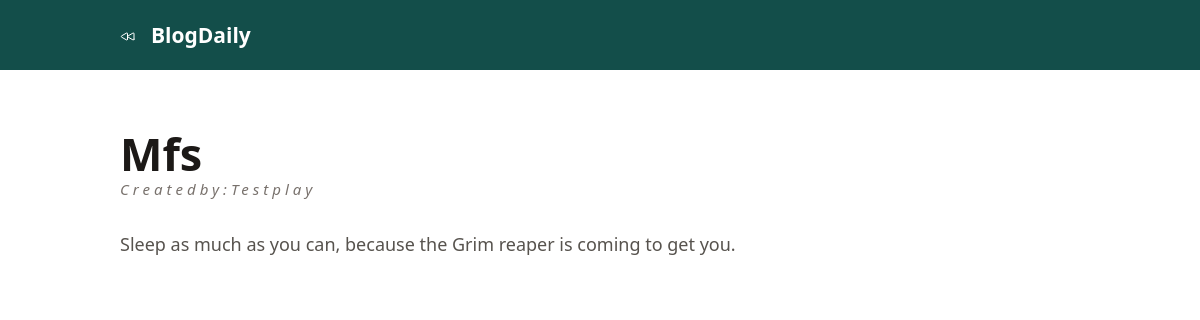
Page /blog/3 on the committed database.
### app.py (models this page shows, shortened)
class Post(db.Model):
    id = db.Column(db.Integer, primary_key=True, unique=True)
    title = db.Column(db.String(100))
    content = db.Column(db.String(1000))
    author = db.Column(db.String(100), nullable=False)
    date = db.Column(db.DateTime, default=datetime.utcnow)

### app.py (the view)
@app.route('/blog/<int:id>')
def blog(id):
    blog = Post.query.filter_by(id=id).first()
    return render_template('readmoreblog.html', blog=blog)

### templates/readmoreblog.html (shortened to what this page needs)
<!DOCTYPE html>
<html lang="en">
<head>
    <script src="https://cdn.tailwindcss.com"></script>
</head>
<body>
    <header class="w-full bg-teal-900 fixed py-[20px] h-[70px] top-0 left-0">
        <div class="w-[90%] space-x-[15px] flex items-center mx-auto md:w-[80%] lg:w-[80%]">
            <div class="text-[#fff] cursor-pointer font-[700] text-[20px]">
                <a href="{{ url_for('home') }}">
                </a>
            </div>
            <div class="font-[700] text-[#fff] text-[21px]">BlogDaily</div>
        </div>
    </header>
    <div class="w-[90%] block h-fit mx-auto md:w-[80%] lg:w-[80%]">
        <div class="mt-[120px] font-[700] text-stone-900 text-[20px] md:text-[45px]">{{ blog.title }}</div>
        <div class="leading-[3px] italic tracking-[4px] font-[400] text-[14px] md:text-[15px] text-stone-500">
            Createdby:{{ blog.author}}
        </div>
        <div class="content overflow-y-scroll block h-fit w-[80%] font-[400] text-stone-600 mt-[40px] text-[18px]">
            <div class="w-full">{{ blog.content }}</div>
        </div>
    </div>
</body>
</html>

### rows in the picture
Post: title "Mfs", author "Testplay", content "Sleep as much as you can, because the Grim reaper is coming to get you."
